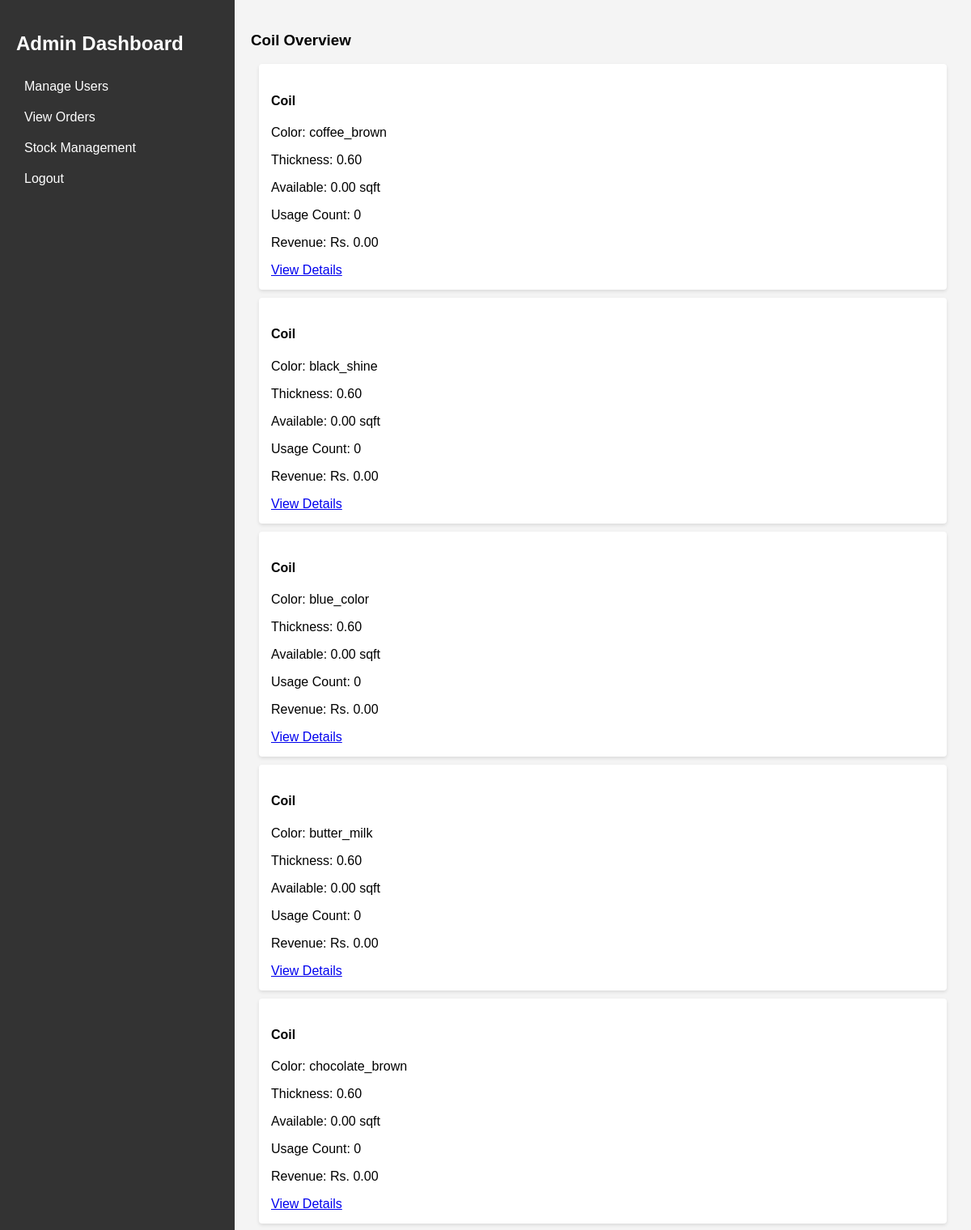
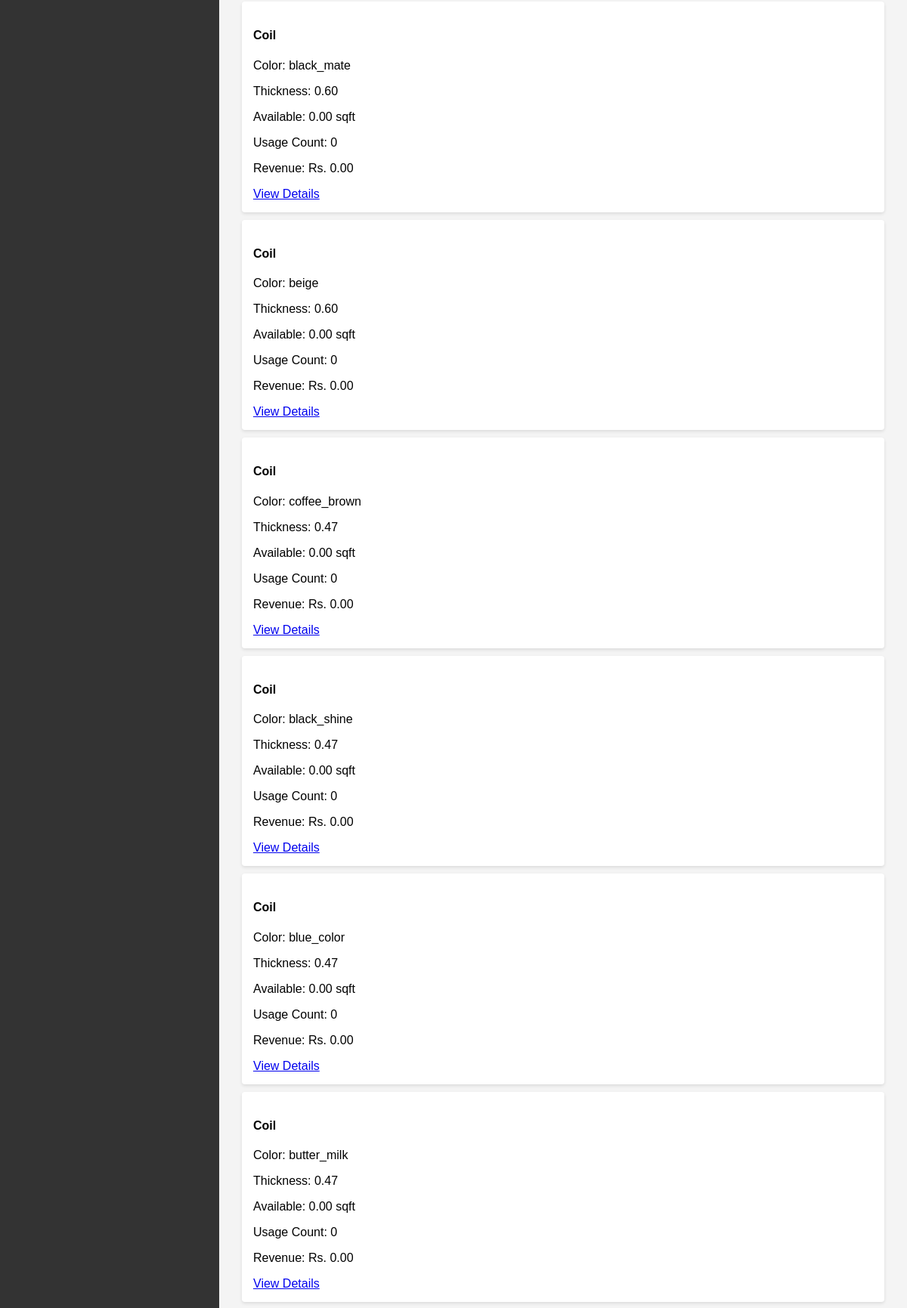
Page /admin/dashboard.php (signed in, upper part) on the committed database (2 pictures, top to bottom).
### tables this page shows
CREATE TABLE materials (
    id INT PRIMARY KEY AUTO_INCREMENT,
    name VARCHAR(100) NOT NULL,
    type ENUM('coil', 'other') NOT NULL,
    thickness DECIMAL(4,2),
    color VARCHAR(50),
    quantity DECIMAL(10,2),
    unit VARCHAR(20)
);

### admin/dashboard.php (the view, shortened to what this page needs)
<?php
require_once '../config/config.php';
$coilQuery = "SELECT m.*,
    (SELECT COUNT(*) FROM order_materials om WHERE om.material_id = m.id) as usage_count,
    (SELECT SUM(o.total_price) FROM order_materials om
     JOIN orders o ON om.order_id = o.id
     WHERE om.material_id = m.id) as total_revenue
FROM materials m
WHERE m.type = 'coil'";
$coils = $conn->query($coilQuery)->fetch_all(MYSQLI_ASSOC);
?>
<!DOCTYPE html>
<html>
<head>
    <link rel="stylesheet" href="../assets/css/style.css">
</head>
<body>
    <div class="dashboard">
        <nav>
            <h2>Admin Dashboard</h2>
            <ul>
                <li><a href="users.php">Manage Users</a></li>
                <li><a href="orders.php">View Orders</a></li>
                <li><a href="stock.php">Stock Management</a></li>
                <li><a href="../logout.php">Logout</a></li>
            </ul>
        </nav>
        <div class="content">
            <h3>Coil Overview</h3>
            <div class="coil-grid">
                <?php foreach ($coils as $coil): ?>
                    <div class="coil-card">
                        <h4><?php echo htmlspecialchars($coil['name']); ?></h4>
                        <p>Color: <?php echo htmlspecialchars($coil['color']); ?></p>
                        <p>Thickness: <?php echo $coil['thickness']; ?></p>
                        <p>Available: <?php echo $coil['quantity']; ?> <?php echo $coil['unit']; ?></p>
                        <p>Usage Count: <?php echo $coil['usage_count']; ?></p>
                        <p>Revenue: Rs. <?php echo number_format($coil['total_revenue'], 2); ?></p>
                        <a href="coil_details.php?id=<?php echo $coil['id']; ?>">View Details</a>
                    </div>
                <?php endforeach; ?>
            </div>
        </div>
    </div>
</body>
</html>

### assets/css/style.css (style rules this page uses)
body { font-family: Arial, sans-serif; margin: 0; padding: 0; background: #f4f4f4; }
.dashboard { display: flex; min-height: 100vh; }
nav { width: 250px; background: #333; color: white; padding: 20px; }
nav ul { list-style: none; padding: 0; }
nav a { color: white; text-decoration: none; display: block; padding: 10px; }
.content { flex: 1; padding: 20px; }
.coil-card { background: white; padding: 15px; margin: 10px; border-radius: 4px; box-shadow: 0 2px 4px rgba(0,0,0,0.1); }

### rows in the picture
materials: name "Coil", color "coffee_brown", thickness "0.60", quantity "0.00", unit "sqft", usage_count "0", total_revenue "0.00"
materials: name "Coil", color "black_shine", thickness "0.60", quantity "0.00", unit "sqft", usage_count "0", total_revenue "0.00"
materials: name "Coil", color "blue_color", thickness "0.60", quantity "0.00", unit "sqft", usage_count "0", total_revenue "0.00"
materials: name "Coil", color "butter_milk", thickness "0.60", quantity "0.00", unit "sqft", usage_count "0", total_revenue "0.00"
materials: name "Coil", color "chocolate_brown", thickness "0.60", quantity "0.00", unit "sqft", usage_count "0", total_revenue "0.00"
materials: name "Coil", color "black_mate", thickness "0.60", quantity "0.00", unit "sqft", usage_count "0", total_revenue "0.00"
materials: name "Coil", color "beige", thickness "0.60", quantity "0.00", unit "sqft", usage_count "0", total_revenue "0.00"
materials: name "Coil", color "coffee_brown", thickness "0.47", quantity "0.00", unit "sqft", usage_count "0", total_revenue "0.00"
materials: name "Coil", color "black_shine", thickness "0.47", quantity "0.00", unit "sqft", usage_count "0", total_revenue "0.00"
materials: name "Coil", color "blue_color", thickness "0.47", quantity "0.00", unit "sqft", usage_count "0", total_revenue "0.00"
materials: name "Coil", color "butter_milk", thickness "0.47", quantity "0.00", unit "sqft", usage_count "0", total_revenue "0.00"
